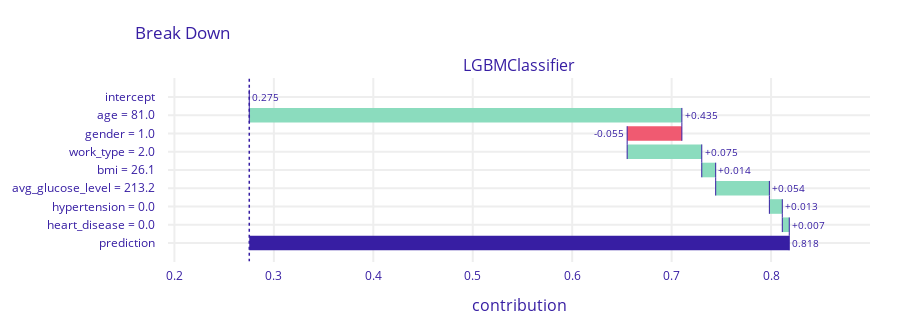

The notebook cell this image was saved under:
### Markdown cell above
<font size = 4 color = '#008B8B'> <b>Key Insights </b> </font>

A waterfall plot is a powerful visual tool that shows why a case receives a specific prediction based on its variable values. The plot starts at the bottom and builds up the prediction step by step by either adding (represented in red) or subtracting (represented in blue) values.

The graph above demonstrates how this works for an individual in the X_test dataset who was classified as a True Positive case. The base value at the bottom of the plot is -0.192, which is the average of all observations. As the plot progresses, values are added or subtracted until the final prediction of 0.14 is reached at the top of the plot.

### Code cell
#Break Down interaction plot for a True Positive case(Stroke ==1 and predicted ==1) 
start_time = datetime.now()
print("Start Time: {}" .format(start_time))

exp.predict_parts(X_test.iloc[148, :],type='break_down_interactions').plot() #1007

end_time = datetime.now() 
print("End Time: {}" .format(end_time))
print('Total time taken:' + '\033[1m' + str(end_time - start_time) + '\033[0m')

### Figure 1 — Plotly figure (JSON) as saved in the notebook; plotly's stock layout.template omitted (floating-point values rounded to 4 significant figures)
{"data": [{"base": 0.2753, "connector": {"line": {"color": "#371ea3", "dash": "solid", "width": 1}, "mode": "spanning"}, "decreasing": {"marker": {"color": "#f05a71"}}, "hoverinfo": "text+delta", "hoverlabel": {"bgcolor": "rgba(0,0,0,0.8)"}, "hovertext": ["Average response: 0.275<br>Prediction: 0.818", "age = 81.0<br>increases average response by", "gender = 1.0<br>decreases average response by", "work_type = 2.0<br>increases average response by", "bmi = 26.1<br>increases average response by", "avg_glucose_level = 213.2<br>increases average response by", "hypertension = 0.0<br>increases average response by", "heart_disease = 0.0<br>increases average response by", "Average response: 0.275<br>Prediction: 0.818"], "increasing": {"marker": {"color": "#8bdcbe"}}, "measure": ["relative", "relative", "relative", "relative", "relative", "relative", "relative", "relative", "total"], "orientation": "h", "showlegend": false, "text": ["0.275", "+0.435", "-0.055", "+0.075", "+0.014", "+0.054", "+0.013", "+0.007", "0.818"], "textposition": "outside", "totals": {"marker": {"color": "#371ea3"}}, "type": "waterfall", "x": [0, 0.435, -0.055, 0.075, 0.014, 0.054, 0.013, 0.007, 0.543], "xaxis": "x", "y": ["intercept", "age = 81.0", "gender = 1.0", "work_type = 2.0", "bmi = 26.1", "avg_glucose_level = 213.2", "hypertension = 0.0", "heart_disease = 0.0", "prediction"], "yaxis": "y"}], "layout": {"annotations": [{"font": {"size": 16}, "showarrow": false, "text": "LGBMClassifier", "x": 0.5, "xanchor": "center", "xref": "paper", "y": 1, "yanchor": "bottom", "yref": "paper"}, {"font": {"size": 16}, "showarrow": false, "text": "contribution", "x": 0.5, "xanchor": "center", "xref": "paper", "y": 0, "yanchor": "top", "yref": "paper", "yshift": -30}], "font": {"color": "#371ea3"}, "height": 333, "margin": {"b": 71, "r": 30, "t": 78}, "shapes": [{"line": {"color": "#371ea3", "dash": "dot", "width": 1.5}, "type": "line", "x0": 0.2753, "x1": 0.2753, "xref": "x", "y0": -1, "y1": 9, "yref": "y"}], "title": {"text": "Break Down", "x": 0.15}, "xaxis": {"anchor": "y", "automargin": true, "domain": [0, 1], "fixedrange": true, "gridwidth": 2, "range": [0.1936, 0.8994], "tickcolor": "white", "ticklen": 3, "ticks": "outside", "type": "linear", "zeroline": false}, "yaxis": {"anchor": "x", "automargin": true, "autorange": "reversed", "domain": [0, 1], "fixedrange": true, "gridwidth": 2, "tickcolor": "white", "ticklen": 10, "ticks": "outside", "type": "category"}}}
